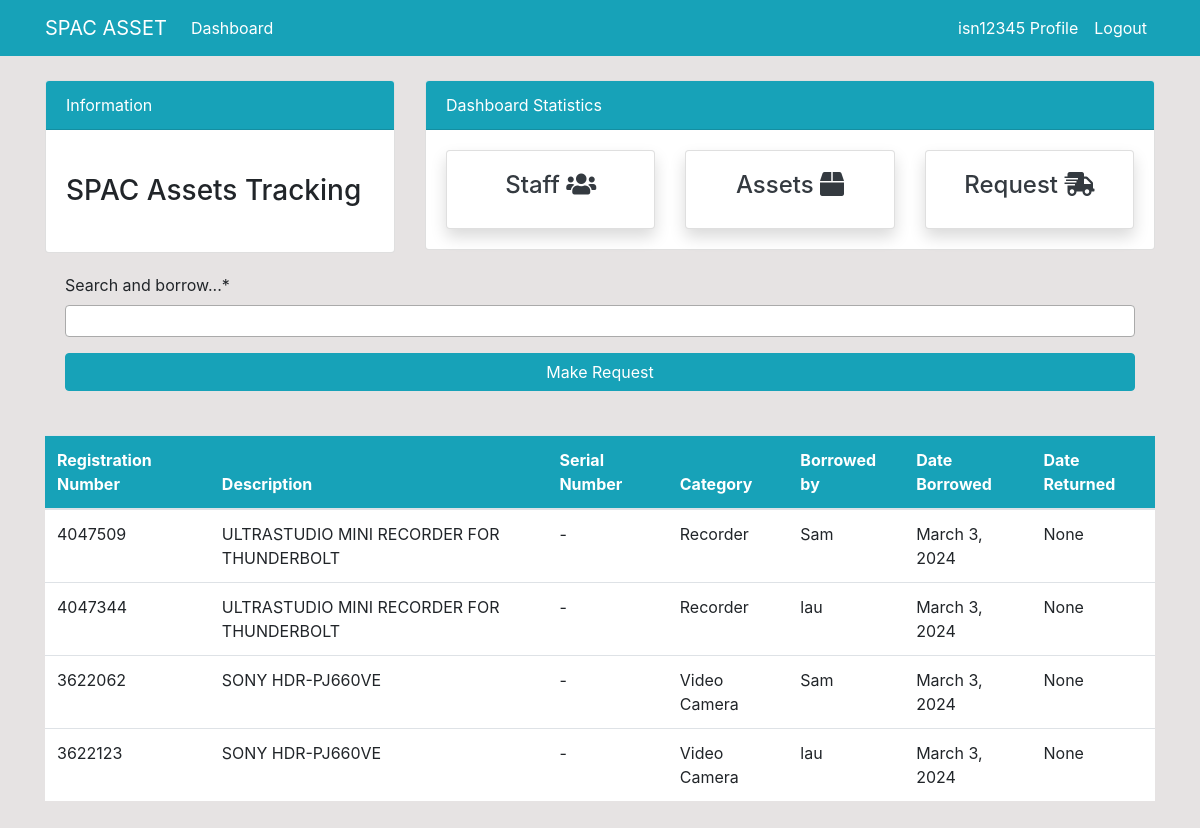
The app's page /dashboard/assets/borrow/ (signed in) with its own data.
### dashboard/models.py (models this page shows, shortened)
class Assets(models.Model):
    name = models.CharField(max_length = 100, null = True, verbose_name="Registration Number")
    category = models.CharField(max_length = 100, choices=CATEGORY, null = True)
    description = models.CharField(max_length=200, null = True)
    serial_number = models.CharField(max_length = 100, null = True)
    note = models.CharField(max_length=200, null = True)
    is_available = models.BooleanField(default=True)
    date_added = models.DateField()
    class Meta:
        verbose_name_plural = 'Store'
    def __str__(self):
        return f'{self.category}-{self.name}'

class BorrowTransaction(models.Model):
    asset = models.ForeignKey(Assets, on_delete=models.CASCADE)
    staff_member = models.ForeignKey(User, on_delete=models.CASCADE)
    date_borrowed = models.DateField(auto_now=True)
    date_returned = models.DateField(null=True, blank = True)

### dashboard/views.py (the view)
# urls.py: path('assets/borrow/', views.assets_borrow, name = 'dashboard-assets-borrow'),
@login_required(login_url='user-login')
def assets_borrow(request):
    if request.method=='POST':
        form = BorrowForm(request.POST)
        if form.is_valid():
            selected_assets = form.cleaned_data['asset']
            for a in selected_assets:
                registration_number = a.name
                item = Assets.objects.get(name=registration_number, is_available=True)
                BorrowTransaction.objects.create(asset=item, staff_member=request.user)
                item.is_available = False
                item.save()
            return redirect('dashboard-index')
        else:  # Add this 'else' block to display the form's error messages
            context = {
                'form': form,
                'all_assets': {}
            }
            return render(request, 'dashboard/assets_borrow.html', context)
    else:
        form = BorrowForm()
    all_assets = {}
    for transaction in BorrowTransaction.objects.all().order_by('asset__category', 'date_returned'):
        asset_name = transaction.asset.name
        if asset_name not in all_assets:
            all_assets[asset_name] = []
        all_assets[asset_name].append(transaction)
        all_assets[asset_name] = all_assets[asset_name][:1]
    context = {
        'form': form,
        'all_assets': all_assets.values()
    }
    return render(request, 'dashboard/assets_borrow.html', context)

### dashboard/forms.py (shortened to what this page needs)
class BorrowForm(forms.ModelForm):
    class Meta:
        model = Assets
        fields = ['asset']
    asset = forms.ModelMultipleChoiceField(queryset=Assets.objects.all().order_by('name'), widget=forms.SelectMultiple(attrs={'placeholder': 'Select'}), label = 'Search and borrow...')
    def __init__(self, *args, **kwargs):
        super().__init__(*args, **kwargs)

### templates/dashboard/assets_borrow.html (shortened to what this page needs)
{% extends 'partials/base.html' %}
{% load crispy_forms_tags %}
{% block content %}
{% include 'partials/topside.html' %}
<div class="card-body">
    <form method="POST">
        {{ form|crispy }}
        <input class="btn btn-info btn-block" type="submit" value="Make Request">
    </form>
</div>
<div class="row my-4">
    <div class="col-md-12">
        <table class="table bg-white">
            <thead class="bg-info text-white">
                <tr>
                    <th scope="col">Registration Number</th>
                    <th scope="col">Description</th>
                    <th scope="col">Serial Number</th>
                    <th scope="col">Category</th>
                    <th scope="col">Borrowed by</th>
                    <th scope="col">Date Borrowed</th>
                    <th scope="col">Date Returned</th>
                </tr>
            </thead>
            <tbody>
                {% for all_assets in all_assets %}
                    {% for abc in all_assets %}
                    <tr>
                        <td>{{ abc.asset.name }}</td>
                        <td>{{ abc.asset.description }}</td>
                        <td>{{ abc.asset.serial_number }}</td>
                        <td>{{ abc.asset.category }}</td>
                        <td>{{ abc.staff_member }}</td>
                        <td>{{ abc.date_borrowed }}</td>
                        <td>{{ abc.date_returned }}</td>
                    </tr>
                    {% endfor %}
                {% endfor %}
            </tbody>
        </table>
    </div>
</div>
{% endblock content %}

### templates/partials/nav.html (shortened to what this page needs)
<nav class="navbar navbar-expand-lg navbar-info bg-info">
    <div class="container">
        {% if user.is_authenticated %}
        <a class="navbar-brand text-white" href="{% url 'dashboard-index' %}">SPAC ASSET</a>
        <div class="collapse navbar-collapse" id="navbarSupportedContent">
            <ul class="navbar-nav mr-auto">
                <li class="nav-item active">
                    <a class="nav-link text-white" href="{% url 'dashboard-index' %}">Dashboard </a>
                </li>
            </ul>
            <ul class="navbar-nav ml-auto">
                <li class="nav-item active">
                    <a class="nav-link text-white" href="{% url 'user-profile' %}">{{ user.username }} Profile
                        <span class="sr-only">(current)</span></a>
                </li>
                <li class="nav-item">
                    <a class="nav-link text-white" href="{% url 'user-logout' %}">Logout</a>
                </li>
            </ul>
            {% endif %}
        </div>
    </div>
</nav>

### static/style.css (style rules this page uses)
body { background: rgb(230, 227, 227); }

### records on screen
Assets: id+category+name "Search and borrow... *"
BorrowTransaction: asset.name "4047509", asset.description "ULTRASTUDIO MINI RECORDER FOR THUNDERBOLT", asset.serial_number "-", asset.category "Recorder", staff_member "Sam", date_borrowed "March 3, 2024", date_returned "None"
BorrowTransaction: asset.name "4047344", asset.description "ULTRASTUDIO MINI RECORDER FOR THUNDERBOLT", asset.serial_number "-", asset.category "Recorder", staff_member "lau", date_borrowed "March 3, 2024", date_returned "None"
BorrowTransaction: asset.name "3622062", asset.description "SONY HDR-PJ660VE", asset.serial_number "-", asset.category "Video Camera", staff_member "Sam", date_borrowed "March 3, 2024", date_returned "None"
BorrowTransaction: asset.name "3622123", asset.description "SONY HDR-PJ660VE", asset.serial_number "-", asset.category "Video Camera", staff_member "lau", date_borrowed "March 3, 2024", date_returned "None"

### other values on screen
{{ user.username }} "isn12345"
